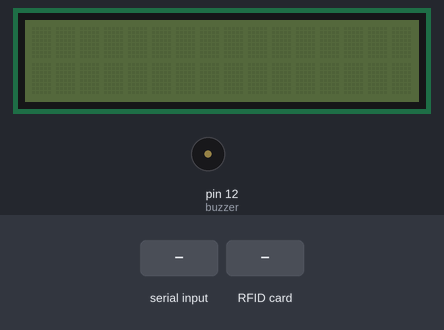
A sketch run on a simulated Arduino Mega 2560, built with avr-gcc and run on an emulated ATmega2560. On the bench: 16×2 character LCD, buzzer (waves = sounding). The inputs (shaded band) are chosen by the test bench. What the sketch prints to the serial monitor is not drawn.

Above: at 1.3 s.
1.4 s: "COM_START_READ|\n" received over Serial
At 2.9 s:
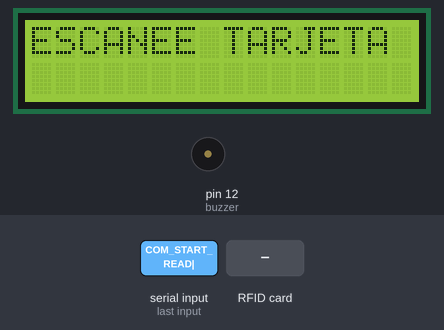
3.2 s: RFID card 5E 7A 19 C4 held to the reader
At 3.36 s:
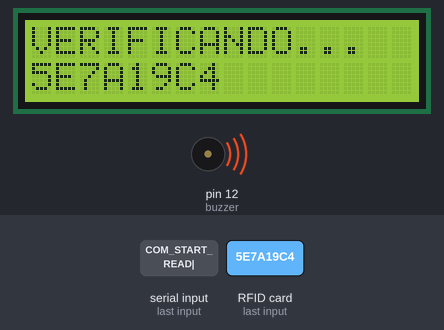
At 4.0 s:
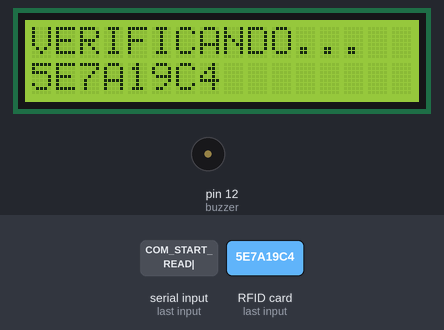
Timing chart, 0 to 6.2 s (numbered marks = the images above; inputs shaded):
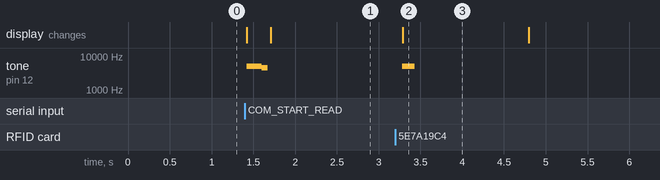

The sketch:

RFID_PROD.ino
```cpp
#include <SPI.h>
#include <MFRC522.h>
#include <Wire.h>
#include <LiquidCrystal_I2C.h>

// Pines del sensor RFID
#define RST_PIN 5
#define SS_PIN 53

// Otros pines
int buzzer = 12;

// Configuracion del sensor y pantalla
MFRC522 mfrc522(SS_PIN, RST_PIN);
LiquidCrystal_I2C lcd(0x27, 16, 2);


// Funcion de espera
void standBy() {
  mfrc522.PCD_AntennaOff();
  lcd.clear();
  lcd.setCursor(0, 0);
  lcd.noBacklight();
}

// Funcion para mostrar errores
void showError(String errorMsg) {
  if (errorMsg.length() > 16) {
    errorMsg = errorMsg.substring(0, 16); // Recorta el mensaje
  }

  lcd.clear();
  lcd.backlight();
  lcd.setCursor(0, 0);
  lcd.print(errorMsg);

  // Tono de error
  for (int i = 0; i < 20; i++) {
    tone(buzzer, 4000);
    delay(10);
    tone(buzzer, 2700);
    delay(10);
  }
  noTone(buzzer);
  delay(1500);
}

// Funcion para mostrar mensajes en pantalla
void showMessage(String msg) {
  mfrc522.PCD_AntennaOn();
  lcd.clear();
  lcd.backlight();

  tone(buzzer, 5000);
  delay(180);
  tone(buzzer, 4500);
  delay(70);
  noTone(buzzer);

  // Recortar mensaje si es muy largo
  if (msg.length() > 16) {
    msg = msg.substring(0, 16);
  }

  // Espacios para centrar el mensaje
  int spaces = (16 - msg.length()) / 2;
  lcd.setCursor(spaces < 0 ? 0 : spaces, 0);
  lcd.print(msg);
}

// Funcion para leer el numero serial como string entera
String readUIDString() {
  String cardUID = "";
  for (byte i = 0; i < mfrc522.uid.size; i++) {
    if (mfrc522.uid.uidByte[i] < 0x10) {
      cardUID += "0";
    }
    cardUID += String(mfrc522.uid.uidByte[i], HEX);
  }
  cardUID.toUpperCase();
  return cardUID;
}

// Configuracion inicial
void setup() {
  Serial.begin(9600);
  SPI.begin();
  mfrc522.PCD_Init();
  lcd.init();
  lcd.backlight();
  standBy();
}

// Bucle principal
void loop() {

  // Esperar instrucciones
  if (Serial.available() > 0) {
    String comMessage = Serial.readStringUntil('\n'); // Leer mensaje desde serial
    comMessage.trim();

    if (comMessage.startsWith("COM_START_READ|")) {
      String rawMessage = comMessage.substring(15); // Recortar primera parte

      int sepIndex = rawMessage.indexOf('|'); // Separar argumentos
      String customMessage = "";
      String expectedUID = "0";

      // Revisar si existe un mensaje para la pantalla
      if (sepIndex != -1) {
        customMessage = rawMessage.substring(0, sepIndex);
        expectedUID = rawMessage.substring(sepIndex + 1);
      } else {
        customMessage = rawMessage;
      }

      if (customMessage == "") {
        customMessage = "ESCANEE TARJETA";
      }

      // Mostrar mensaje en pantalla
      showMessage(customMessage);

      // Contador de timeout
      unsigned long startTime = millis();
      unsigned long timeoutMs = 7000;

      // Bucle hasta lectura válida
      while (true) {

        // Contador
        if (millis() - startTime >= timeoutMs) {
          Serial.println("TIMEOUT");
          showError("TIEMPO AGOTADO");
          break;
        }

        // Si no se ha leido nada
        if (!mfrc522.PICC_IsNewCardPresent() || !mfrc522.PICC_ReadCardSerial()) {
          delay(50);
          continue;
        }

        // Obtener el serial completo
        String readUID = readUIDString();

        // Revisar si se deben comparar UIDs
        if (expectedUID != "0" && !readUID.equalsIgnoreCase(expectedUID)) {

          // Enviar el error
          Serial.println("INVALID");
          showError("ID INCORRECTO");

          // Detener las lecturas
          mfrc522.PICC_HaltA();
          mfrc522.PCD_StopCrypto1();
          break;
        }

        // Enviar la lectura
        Serial.println(readUID);

        lcd.clear();
        lcd.setCursor(0, 0);
        lcd.print("VERIFICANDO...");
        tone(buzzer, 5000, 150);

        // Mostrar la UID leida
        lcd.setCursor(0, 1);
        lcd.print(readUID);

        // Detener las lecturas
        mfrc522.PICC_HaltA();
        mfrc522.PCD_StopCrypto1();

        delay(1500);
        break;
      }

      // Volver al modo de espera
      standBy();
    }
  }
}
```

Measured:
- after the input at 1.4 s, tone on pin 12 (buzzer): silent → 5000 Hz at once, → 4500 Hz 0.18 s later, → silent 0.07 s later; the display: first changes at once (image 1 shows a later state)
- after the input at 3.2 s, the display: changes after 0.09 s (image 2)
- what the display in image 2 shows lasts 1.5 s, from 3.3 s to 4.8 s
